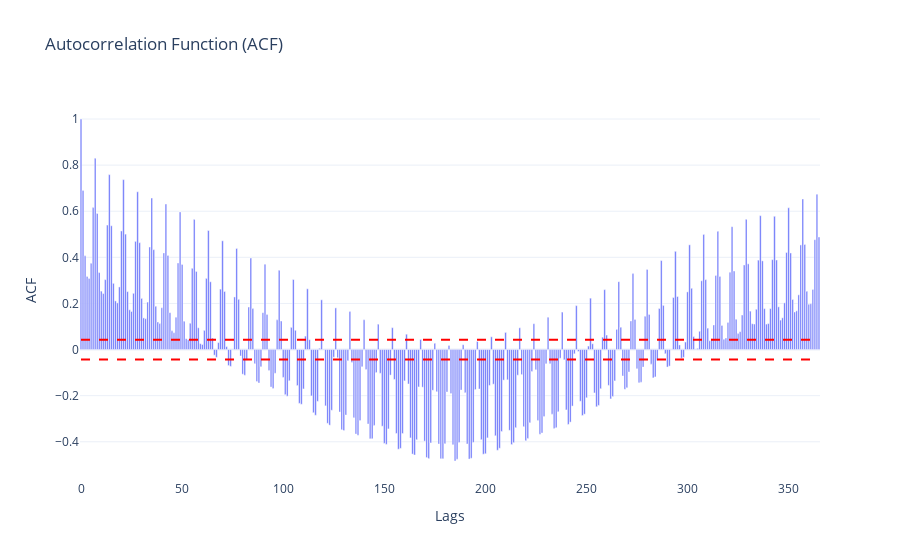

The notebook cell saved with this chart:
### Markdown cell above
This has some very expected but also interesting results. This is hourly data and we have run autocorrelation out to 168 lags, which is one week. We can see correlation peaks at lags of 24, 48, 72, etc., indicating a strong daily seasonality in the data. There are also stronger corrleation peaks at lags of 168, indicating a weekly seasonality as a result of different energy usage patterns on weekends versus weekdays.

Let's resample the data to daily frequency and re-examine the ACF to see how the self-correlation structure changes with a different time granularity a correspondingly longer lag period (365 days).

### Code cell
rs_load = df['load'].resample('D').sum()

plot_acf(rs_load, nlags=365).show()

### Figure 1 — Plotly figure (JSON) as saved in the notebook; plotly's stock layout.template omitted (floating-point values rounded to 4 significant figures; data arrays with more than 128 entries replaced by an {"elided": "..."} marker saying what was removed)
{"data": [{"type": "bar", "x": {"elided": "366 int values"}, "y": {"elided": "366 float values"}}], "layout": {"shapes": [{"line": {"color": "Red", "dash": "dash"}, "type": "line", "x0": 0, "x1": 365, "y0": 0.04277, "y1": 0.04277}, {"line": {"color": "Red", "dash": "dash"}, "type": "line", "x0": 0, "x1": 365, "y0": -0.04277, "y1": -0.04277}], "title": {"text": "Autocorrelation Function (ACF)"}, "xaxis": {"title": {"text": "Lags"}}, "yaxis": {"title": {"text": "ACF"}}}}
